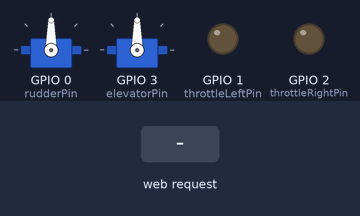
A sketch run on a simulated ESP8266 (NodeMCU). Parts: 2 × servo, output pins drawn as LEDs (lit = HIGH). Inputs (shaded band) come from the test bench. What the sketch prints to the serial monitor is not drawn.

Above: at 1.2 s.
1.3 s: HTTP request GET /joystick received
At 1.8 s:
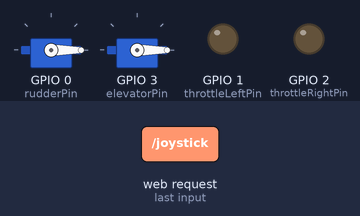
2.8 s: HTTP request GET /joystick?x=120 received
At 4.0 s:
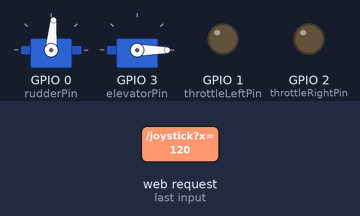
4.3 s: HTTP request GET /joystick?type=throttle received
At 5.3 s:
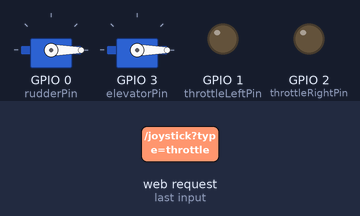
5.8 s: HTTP request GET /joystick?type=120&val=120&x=120 received
At 6.4 s:
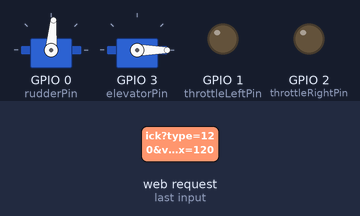
Timing chart, 0 to 8.3 s (numbered marks = the images above; inputs shaded):
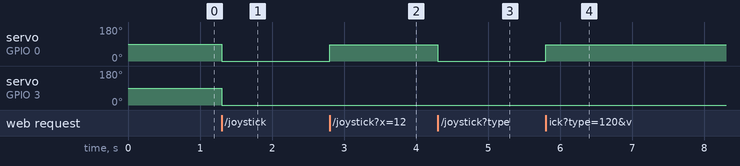

The sketch:

ESP01_Paperplane.ino
```cpp
#include <ESP8266WiFi.h>
#include <ESP8266WebServer.h>
#include <Servo.h>

const char* ssid = "I dont have internet";
const char* password = "gunasree";

ESP8266WebServer server(80);

const int throttleLeftPin = 1;  // keep same
const int throttleRightPin = 2; // keep same

const int rudderPin = 0;   // Servo pin for left/right
const int elevatorPin = 3; // Servo pin for up/down


Servo rudderServo;
Servo elevatorServo;

int basePWM = 0;

static const char html[] PROGMEM = R"rawliteral(
<!DOCTYPE html>
<html>
<head>
  <meta charset="utf-8">
  <title>ESP32 Controller</title>
  <meta name="viewport" content="width=device-width, initial-scale=1">
  <style>
    body {
      margin: 0;
      background-color: black;
      color: white;
      display: flex;
      justify-content: space-between;
      align-items: center;
      height: 100vh;
      padding: 20px;
      box-sizing: border-box;
      font-family: sans-serif;
    }

    .vslider-container, .joystick-container {
      display: flex;
      flex-direction: column;
      align-items: center;
    }

    .vslider {
      writing-mode: bt-lr;
      -webkit-appearance: slider-vertical;
      width: 30px;
      height: 300px;
      background: white;
      border-radius: 10px;
    }

    .joystick {
      width: 200px;
      height: 200px;
      background: #222;
      position: relative;
      border-radius: 50%;
      border: 2px solid #444;
      touch-action: none;
    }

    .knob {
      width: 50px;
      height: 50px;
      background: hsl(242, 100%, 54%);
      border-radius: 50%;
      position: absolute;
      top: 75px;
      left: 75px;
      touch-action: none;
    }
  </style>
</head>
<body>

  <div class="vslider-container">
    <label>Throttle</label>
    <input type="range" min="0" max="255" value="0" class="vslider" id="throttleSlider" oninput="sendThrottle(this.value)">
  </div>

  <div class="joystick-container">
    <label>Joystick</label>
    <div class="joystick" id="joystick">
      <div class="knob" id="knob"></div>
    </div>
  </div>

<script>
let knob = document.getElementById("knob");
let joystick = document.getElementById("joystick");

let dragging = false;

joystick.addEventListener("touchstart", startDrag);
joystick.addEventListener("touchmove", drag);
joystick.addEventListener("touchend", endDrag);

function startDrag(e) {
  dragging = true;
}

function drag(e) {
  if (!dragging) return;
  e.preventDefault();
  let touch = e.touches[0];
  let rect = joystick.getBoundingClientRect();
  let x = touch.clientX - rect.left - 100;
  let y = touch.clientY - rect.top - 100;

  let maxDist = 75;
  let dist = Math.min(Math.sqrt(x*x + y*y), maxDist);
  let angle = Math.atan2(y, x);
  let dx = dist * Math.cos(angle);
  let dy = dist * Math.sin(angle);

  knob.style.left = (100 + dx - 25) + "px";
  knob.style.top = (100 + dy - 25) + "px";

  let joyX = Math.round((dx / maxDist) * 127 + 127);
  let joyY = Math.round((-dy / maxDist) * 127 + 127);

  sendJoystick(joyX, joyY);
}

function endDrag() {
  dragging = false;
  knob.style.left = "75px";
  knob.style.top = "75px";
  sendJoystick(127, 127);
}

function sendThrottle(val) {
  fetch(`/pwm?type=throttle&val=${val}`);
}

function sendJoystick(x, y) {
  fetch(`/joystick?x=${x}&y=${y}`);
}
</script>

</body>
</html>
)rawliteral";

void handleRoot() {
  server.send(200, "text/html", html);
}

void handlePWM() {
  String type = server.arg("type");
  int val = server.arg("val").toInt();
  val = constrain(val, 0, 255);

  if (type == "throttle") {
    basePWM = val;
    analogWrite(throttleLeftPin, basePWM);
    analogWrite(throttleRightPin, basePWM);
  }

  server.send(200, "text/plain", "OK");
}

void handleJoystick() {
  int x = constrain(server.arg("x").toInt(), 0, 255);
  int y = constrain(server.arg("y").toInt(), 0, 255);

  // Control rudder and elevator servos
  int rudderAngle = map(x, 0, 255, 0, 180);
  int elevatorAngle = map(y, 0, 255, 0, 180);
  rudderServo.write(rudderAngle);
  elevatorServo.write(elevatorAngle);

  // Control throttle via joystick X-axis
  int offset = map(x - 127, -127, 128, -basePWM, basePWM);
  int leftThrottle = constrain(basePWM - offset, 0, 255);
  int rightThrottle = constrain(basePWM + offset, 0, 255);

  analogWrite(throttleLeftPin, leftThrottle);
  analogWrite(throttleRightPin, rightThrottle);

  server.send(200, "text/plain", "Joystick OK");
}

void setup() {
  Serial.begin(115200);

  pinMode(throttleLeftPin, OUTPUT);
  pinMode(throttleRightPin, OUTPUT);
  analogWrite(throttleLeftPin, 0);
  analogWrite(throttleRightPin, 0);

  rudderServo.attach(rudderPin);
  elevatorServo.attach(elevatorPin);

  WiFi.softAP(ssid, password);
  Serial.println(WiFi.softAPIP());

  server.on("/", handleRoot);
  server.on("/pwm", handlePWM);
  server.on("/joystick", handleJoystick);
  server.begin();
  Serial.println("Server started");
}

void loop() {
  server.handleClient();
}
```

Measured:
- after the input at 1.3 s, servo on GPIO 0 (rudderPin), servo on GPIO 3 (elevatorPin): 90° → 0° at once
- after the input at 2.8 s, servo on GPIO 0 (rudderPin): 0° → 85° at once
- after the input at 4.3 s, servo on GPIO 0 (rudderPin): 85° → 0° at once
- after the input at 5.8 s, servo on GPIO 0 (rudderPin): 0° → 85° at once
